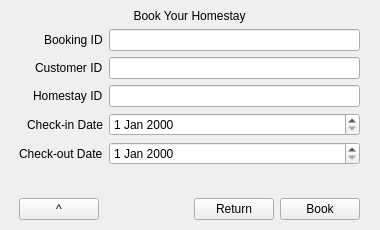
<?xml version="1.0" encoding="UTF-8"?>
<ui version="4.0">
 <class>BookingCreate</class>
 <widget class="QWidget" name="BookingCreate">
  <property name="geometry">
   <rect>
    <x>0</x>
    <y>0</y>
    <width>380</width>
    <height>230</height>
   </rect>
  </property>
  <property name="windowTitle">
   <string>Form</string>
  </property>
  <widget class="QWidget" name="verticalLayoutWidget">
   <property name="geometry">
    <rect>
     <x>19</x>
     <y>9</y>
     <width>341</width>
     <height>211</height>
    </rect>
   </property>
   <layout class="QVBoxLayout" name="verticalLayout">
    <item>
     <widget class="QLabel" name="label">
      <property name="sizePolicy">
       <sizepolicy hsizetype="Preferred" vsizetype="Maximum">
        <horstretch>0</horstretch>
        <verstretch>0</verstretch>
       </sizepolicy>
      </property>
      <property name="text">
       <string>Book Your Homestay</string>
      </property>
      <property name="alignment">
       <set>Qt::AlignCenter</set>
      </property>
     </widget>
    </item>
    <item>
     <layout class="QFormLayout" name="formLayout">
      <property name="labelAlignment">
       <set>Qt::AlignRight|Qt::AlignTrailing|Qt::AlignVCenter</set>
      </property>
      <item row="0" column="0">
       <widget class="QLabel" name="label_2">
        <property name="text">
         <string>Booking ID</string>
        </property>
       </widget>
      </item>
      <item row="0" column="1">
       <widget class="QLineEdit" name="lineEditBookID"/>
      </item>
      <item row="1" column="0">
       <widget class="QLabel" name="label_3">
        <property name="text">
         <string>Customer ID</string>
        </property>
       </widget>
      </item>
      <item row="1" column="1">
       <widget class="QLineEdit" name="lineEditUserID"/>
      </item>
      <item row="2" column="0">
       <widget class="QLabel" name="label_4">
        <property name="text">
         <string>Homestay ID</string>
        </property>
       </widget>
      </item>
      <item row="2" column="1">
       <widget class="QLineEdit" name="lineEditHomeID"/>
      </item>
      <item row="3" column="0">
       <widget class="QLabel" name="label_5">
        <property name="text">
         <string>Check-in Date</string>
        </property>
       </widget>
      </item>
      <item row="3" column="1">
       <widget class="QDateEdit" name="dateEditIn"/>
      </item>
      <item row="4" column="0">
       <widget class="QLabel" name="label_6">
        <property name="text">
         <string>Check-out Date</string>
        </property>
       </widget>
      </item>
      <item row="4" column="1">
       <widget class="QDateEdit" name="dateEditOut"/>
      </item>
     </layout>
    </item>
    <item>
     <layout class="QHBoxLayout" name="horizontalLayout_3">
      <item>
       <widget class="QPushButton" name="buttonHome">
        <property name="text">
         <string>^</string>
        </property>
       </widget>
      </item>
      <item>
       <spacer name="horizontalSpacer">
        <property name="orientation">
         <enum>Qt::Horizontal</enum>
        </property>
        <property name="sizeHint" stdset="0">
         <size>
          <width>34</width>
          <height>0</height>
         </size>
        </property>
       </spacer>
      </item>
      <item>
       <widget class="QPushButton" name="buttonReturn">
        <property name="text">
         <string>Return</string>
        </property>
       </widget>
      </item>
      <item>
       <widget class="QPushButton" name="buttonBook">
        <property name="text">
         <string>Book</string>
        </property>
       </widget>
      </item>
     </layout>
    </item>
   </layout>
  </widget>
 </widget>
 <resources/>
 <connections/>
</ui>
